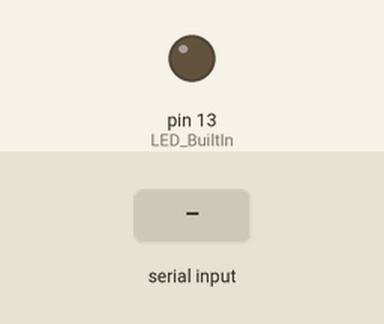
Recording of a sketch running on a simulated Arduino Uno, built with avr-gcc and run on an emulated ATmega328P. On the bench: output pins drawn as LEDs (lit = HIGH). The test bench sets the inputs (shaded band). What the sketch prints to the serial monitor is not drawn.

Above: at 1.2 s.
1.3 s: "90,45\n" received over Serial
Timing chart, 0 to 4.3 s (numbered marks = the images above; inputs shaded):
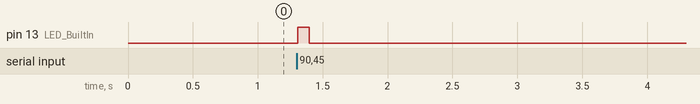

Measured:
- after the input at 1.3 s, pin 13 (LED_BuiltIn): LOW → HIGH at once, → LOW 0.09 s later

The sketch:

Test4_SerialLED.ino
```cpp
#define LED_BuiltIn 13

void setup() {
  // put your setup code here, to run once:
  Serial.begin(9600);
  pinMode(LED_BuiltIn, OUTPUT);
  Serial.println("Geben Sie einen beliebigen Wert zwischen 0 und 5000 ein");
}

int nudel() {
      char eingabeb[10];
      int i = 0;
      char as = '\0';

while (as != '\n' && i < 10) {
    if (Serial.available()) {    //lest nur wenn Daten vorhanden sind
        as = Serial.read();   // bis \n ist //liefert Char
        eingabeb[i] = as;
        i++;
    }
}
return atoi(eingabeb);

}

void loop() {
  int eingabe = nudel();
  if(eingabe > 0 && eingabe < 5000){
        digitalWrite(LED_BuiltIn, HIGH);
        delay(eingabe);
        digitalWrite(LED_BuiltIn,LOW);
      }
}
```
